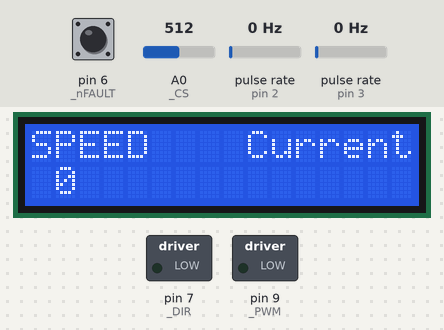
A sketch run on a simulated Arduino Uno, built with avr-gcc and run on an emulated ATmega328P. Parts: 16×2 character LCD, switched loads named in the sketch (green lamp = pin HIGH). Wiring (inferred from the names in the program): 2 × pulse sensor: data pin 2 / data pin 3. The inputs (shaded band) are chosen by the test bench; at power-on: pin 6 (_nFAULT) HIGH, A0 (_CS) = 512, pulse rate (sensors on pin 2, pin 3) 0 Hz. Pins used as bus, display or sensor lines are not drawn; what the sketch prints to the serial monitor is not drawn.

Above: at 0.1 s.
At 1.6 s:
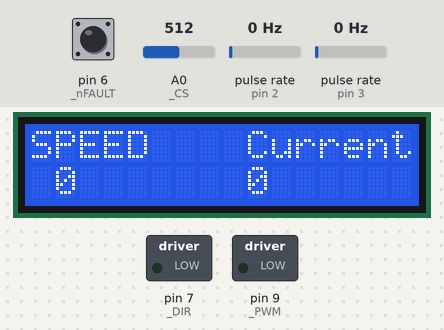
1.7 s: pin 6 (_nFAULT) pulled LOW for 1 s
At 3.4 s:
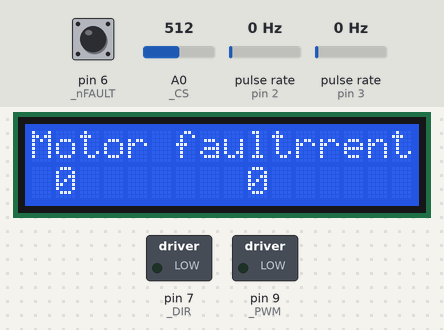
Timing chart, 0 to 4.9 s (numbered marks = the images above; inputs shaded):
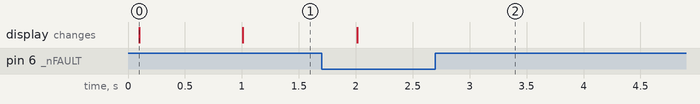

The sketch:

Extruder.ino
```cpp
// TODO:  Button press resets speed to zero.

// https://learn.adafruit.com/i2c-spi-lcd-backpack
#include "Adafruit_LiquidCrystal.h"

#include "G2Motor.h"

// Pin definitions
const int PIN_ENCODER_CLK = 2;			// rotary encoder pin
const int PIN_ENCODER_DT = 3;			// rotary encoder pin
const int PIN_nSLEEP = 4;				// motor driver enable
const int PIN_nFAULT = 6;				// motor fault detection
const int PIN_DIR = 7;					// motor direction control
const int PIN_PWM = 9;					// motor speed control
const int PIN_CS = A0;					// motor current measurements

const int LCD_COL_SPEED = 1;			// LCD motor speed location
const int LCD_COL_CURRENT = 9;			// LCD current location
const int SPEED_MIN = -12;				// min allowed speed (reverse)
const int SPEED_MAX = 12;				// max allowed speed (forward)

static int speed = 0;					// desired motor speed
volatile int change = 0;				// rotary encoder change
unsigned long timestamp = 0;			// used for scheduling

// Initialize display class, default address #0 (A0-A2 not jumpered)
Adafruit_LiquidCrystal lcd(0);

// Initialize motor driver class (dependent on driver version).
G2Motor18v18 md = G2Motor18v18(PIN_nSLEEP, PIN_DIR, PIN_PWM, PIN_nFAULT, PIN_CS);

// At startup...
void setup() {
	// Initialize motor pins,  pause for calibration.
	md.init();

	// Calibrate current measurement and pause for completion.
	md.calibrateCurrentOffset();
	delay(10);

	// Disable sleep mode and give the driver time to respond.
	md.enableDriver();
	delay(1);

	// Set up serial port (with baud rate).
	Serial.begin(115200);

	// Set up display (with number of columns and rows).
	lcd.begin(16, 2);

	// Print placeholding text on the display.
	lcd.setCursor(0, 0);
	lcd.print("SPEED    Current");

	// Print settings.
	AdjustSetting(speed);

	// Set encoder pins as inputs with pull up resistors.
	pinMode(PIN_ENCODER_CLK, INPUT_PULLUP);
	pinMode(PIN_ENCODER_DT, INPUT_PULLUP);

	// Call UpdateEncoder when any high/low changed seen on pins 2 or 3.
	attachInterrupt(digitalPinToInterrupt(PIN_ENCODER_CLK), UpdateEncoder, CHANGE);
	attachInterrupt(digitalPinToInterrupt(PIN_ENCODER_DT), UpdateEncoder, CHANGE);
}

// Over and over...
void loop() {
	// If the encoder has turned...
	if (change != 0) {
		// Change speed.
		speed += change;

		// Bound at min and max.
		if (speed > SPEED_MAX) { speed = SPEED_MAX; }
		else if (speed < SPEED_MIN) { speed = SPEED_MIN; }

		// Update motor speed.
		AdjustSetting(speed);

		// Reset flag.
		change = 0;
	}

	// Every so often...
	if (millis() >= timestamp + 1000) {
		// Remember the time.
        timestamp += 1000;

		// If there is a motor fault...
		if (md.getFault()) {
			// Disable the motor and give the driver time to respond.
			md.disableDriver();
			delay(1);

			// Alert the user.
			lcd.setCursor(0, 0);
			lcd.print("Motor fault");
			Serial.println("Motor fault");

			// Wait for reset.
			while (1);
		}

		// Measure motor current.
		int current = md.getCurrentMilliamps();
		Serial.print("current = ");
		Serial.println(current);

		// Clear the display.
		lcd.setCursor(LCD_COL_CURRENT, 1);
		lcd.print("    ");

		// Print the current.
		lcd.setCursor(LCD_COL_CURRENT, 1);
		lcd.print(current);
	}
}

void AdjustSetting(int setting) {
	// Scale appropriately.
	int pwm = map(setting, 0, SPEED_MAX, 0, 400);

	// Update PWM.
	md.setSpeed(pwm);

	// Print setting to serial port and LCD.
	Serial.print("PWM = ");
	Serial.println(pwm);

	// Clear the display.
	lcd.setCursor(LCD_COL_SPEED, 1);
	lcd.print("    ");

	// Print the speed.
	lcd.setCursor(LCD_COL_SPEED, 1);
	lcd.print(pwm);
}

// When the rotary encoder is turned...
void UpdateEncoder() {
	// Remember the state between interrupts.
	static uint8_t state = 0;

	// Read encoder pins.
	bool CLKstate = digitalRead(PIN_ENCODER_CLK);
	bool DTstate = digitalRead(PIN_ENCODER_DT);

	switch (state) {
	case 0:							// Idle state, encoder not turning
		if (!CLKstate) {			// If PIN_ENCODER_CLK goes low first...
			state = 1;				// We're turning clockwise.
		} else if (!DTstate) {		// If PIN_ENCODER_DT goes low first...
			state = 4;				// We're turning counterclockwise.
		}
		break;
	case 1:							// Clockwise rotation
		if (!DTstate) {				// If PIN_ENCODER_DT goes low...
		state = 2;					// We're continuing clockwise.
		}
		break;
	case 2:							// Continuing clockwise
		if (CLKstate) {				// If PIN_ENCODER_CLK goes high...
			state = 3;				// We're continuing clockwise.
		}
		break;
	case 3:							// Continuing clockwise
		if (CLKstate && DTstate) {  // If both PIN_ENCODER_CLK and PIN_ENCODER_DT now high...
			state = 0;				// One step clockwise is complete.
			change = 1;				// Set the flag.
		}
		break;
	// Anticlockwise rotation; like clockwise but with PIN_ENCODER_CLK and PIN_ENCODER_DT reversed.
	case 4: if (!CLKstate) { state = 5; } break;
	case 5: if (DTstate)   { state = 6; } break;
	case 6:
		if (CLKstate && DTstate) {
			state = 0;
			change = -1;			// Set the flag.
		}
		break;
	}
}
```

G2Motor.cpp
```cpp
#include "G2Motor.h"

boolean G2Motor::_flip = false;

// Constructors

G2Motor::G2Motor()
{
	_nSLEEP = 2;
	_nFAULT = 6;
	_DIR = 7;
	_PWM = 9;
	_CS = A0;
}

G2Motor::G2Motor(unsigned char nSLEEP, unsigned char DIR, unsigned char PWM, unsigned char nFAULT, unsigned char CS)
{
	_nSLEEP = nSLEEP;
	_nFAULT = nFAULT;
	_DIR = DIR;
	_PWM = PWM;
	_CS = CS;
}

// Public Methods
void G2Motor::init()
{
	pinMode(_nSLEEP, OUTPUT);
	pinMode(_PWM, OUTPUT);
	pinMode(_nFAULT, INPUT_PULLUP);
	pinMode(_CS, INPUT);
	pinMode(_DIR, OUTPUT);
}

// Set speed for motor, speed is a number betwenn -400 and 400
void G2Motor::setSpeed(int speed) {
	unsigned char reverse = 0;

	if (speed < 0) {
		speed = -speed;  // Make speed a positive quantity
		reverse = 1;  // Preserve the direction
	}
	if (speed > 400)  // Max PWM dutycycle
		speed = 400;

	analogWrite(_PWM, speed * 51 / 80); // map 400 to 255

	// flip if speed was negative or _flip setting is active, but not both
	if (reverse ^ _flip)
	{
		digitalWrite(_DIR, HIGH);
	}
	else
	{
		digitalWrite(_DIR, LOW);
	}
}

// Return error status for motor
unsigned char G2Motor::getFault()
{
	return !digitalRead(_nFAULT);
}

void G2Motor::flip(boolean flip)
{
	G2Motor::_flip = flip;
}

// Enables the MOSFET driver.
void G2Motor::enableDriver()
{
	digitalWrite(_nSLEEP, HIGH);
}

// Puts the MOSFET driver into sleep mode.
void G2Motor::disableDriver()
{
	digitalWrite(_nSLEEP, LOW);
}

unsigned int G2Motor::getCurrentReading()
{
	return analogRead(_CS);
}

// Set voltage offset of current reading at 0 speed.
void G2Motor::calibrateCurrentOffset()
{
	setSpeed(0);
	enableDriver();
	delay(1);
	G2Motor::_offset = getCurrentReading();
}

// Return motor current in milliamps using the gain value for the specific version.
unsigned int G2Motor::getCurrentMilliamps(int gain)
{
	// 5V / 1024 ADC counts / gain mV per A
	// The 24v14, 18v18 and 24v18 results in 244 mA per count.
	// The 18v22 results in 488 mA per count.
	unsigned int mAPerCount = 5000000/1024/gain;
	int reading = (getCurrentReading() - G2Motor::_offset);
	if (reading > 0)
	{
		return reading * mAPerCount;
	}
	return 0;
}

// Return motor current in milliamps for 24v14 version.
unsigned int G2Motor24v14::getCurrentMilliamps()
{
	return G2Motor::getCurrentMilliamps(20);
}

// Return motor current in milliamps for 18v18 version.
unsigned int G2Motor18v18::getCurrentMilliamps()
{
	return G2Motor::getCurrentMilliamps(20);
}

// Return motor current in milliamps for 24v18 version.
unsigned int G2Motor24v18::getCurrentMilliamps()
{
	return G2Motor::getCurrentMilliamps(20);
}

// Return motor current in milliamps for 18v22 version.
unsigned int G2Motor18v22::getCurrentMilliamps()
{
	return G2Motor::getCurrentMilliamps(10);
}
```

G2Motor.h
```cpp
#pragma once

#include <Arduino.h>

class G2Motor
{
  public:
    // CONSTRUCTORS
    G2Motor();
    G2Motor(unsigned char nSLEEP,
            unsigned char DIR,
            unsigned char PWM,
            unsigned char nFAULT,
            unsigned char CS);

    // PUBLIC METHODS
    void init();
    void setSpeed(int speed); // Set speed.
    unsigned char getFault(); // Get fault reading.
    void flip(boolean flip); // Flip the direction of the speed.
    void enableDriver(); // Enables the MOSFET driver.
    void disableDriver(); // Puts the MOSFET driver into sleep mode.
    unsigned int getCurrentReading();
    void calibrateCurrentOffset();
    unsigned int getCurrentMilliamps(int gain);

  protected:
    unsigned int _offset;

  private:
    unsigned char _PWM;
    static const unsigned char _PWM_TIMER1_PIN = 9;	// can also use 10
    unsigned char _nSLEEP;
    unsigned char _DIR;
    unsigned char _nFAULT;
    unsigned char _CS;
    static boolean _flip;

};

class G2Motor24v14 : public G2Motor
{
  public:
    using G2Motor::G2Motor;
    unsigned int getCurrentMilliamps(); // Get current reading.
};

class G2Motor18v18 : public G2Motor
{
  public:
    using G2Motor::G2Motor;
    unsigned int getCurrentMilliamps(); // Get current reading.
};

class G2Motor24v18 : public G2Motor
{
  public:
    using G2Motor::G2Motor;
    unsigned int getCurrentMilliamps(); // Get current reading.
};

class G2Motor18v22 : public G2Motor
{
  public:
    using G2Motor::G2Motor;
    unsigned int getCurrentMilliamps(); // Get current reading.
};
```

Measured:
- after the input at 1.7 s, the display: changes after 0.31 s (image 2)
- what the display in image 0 shows lasts 0.9 s, from 0.1 s to 1.0 s
